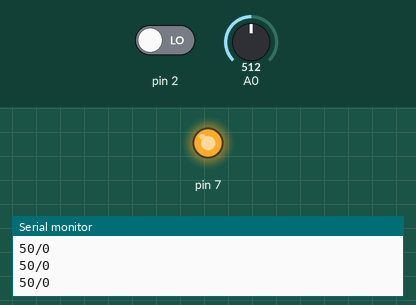
The sketch below on a simulated Arduino Uno, built with avr-gcc and run on an emulated ATmega328P. On the bench: output pins drawn as LEDs (lit = HIGH), the last lines printed to the serial monitor. Dashed ring = blinking. The test bench sets the inputs (shaded band); at power-on: pin 2 LOW, A0 = 512.

Above: at 1.2 s.
1.3 s: pin 2 driven HIGH
At 1.62 s:
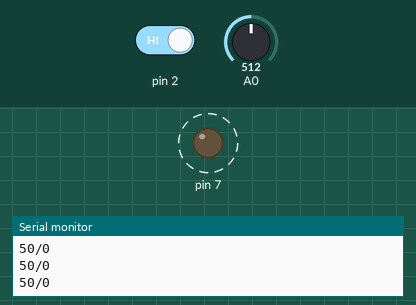
4.3 s: pin 2 driven LOW
At 4.3 s:
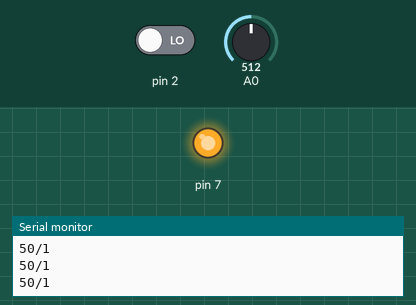
Timing chart, 0 to 7.3 s (numbered marks = the images above; inputs shaded):
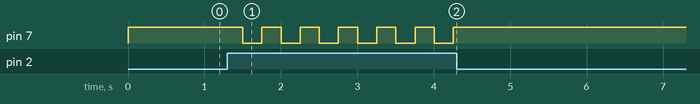

The sketch:

Audio.ino
```cpp
void setup() {
  // Inicia a comunicação serial para monitorar no computador
  Serial.begin(9600);
  pinMode(2,INPUT);
  pinMode(7,OUTPUT);

}
bool pass = false;
void loop() {

  // Lê um valor analógico de um pino analógico
  float potValue = analogRead(A0);

  // Lê um valor digital de um pino digital
  bool valor_digital = digitalRead(2);

  if (valor_digital == 1 && pass == false){
    digitalWrite(7,LOW);
    pass = true;
    delay(250);
  }else
  if (valor_digital == 1 && pass == true){
    digitalWrite(7,HIGH);
    pass = false;
  }
  if (pass == false){
    digitalWrite(7,HIGH);

    // Envia os valores lidos e formatados pera a comunicação serial

    Serial.print((int)((potValue/1023)*100));
    Serial.print("/");
    Serial.println(valor_digital);

    delay(250); // Apenas para evitar a sobrecarga da comunicação serial
  }
}
```

Measured:
- after the input at 1.3 s, pin 7: alternates HIGH for 0.25 s and LOW for 0.25 s, starting after 0.20 s
- after the input at 4.3 s, pin 7: stops changing and stays HIGH
